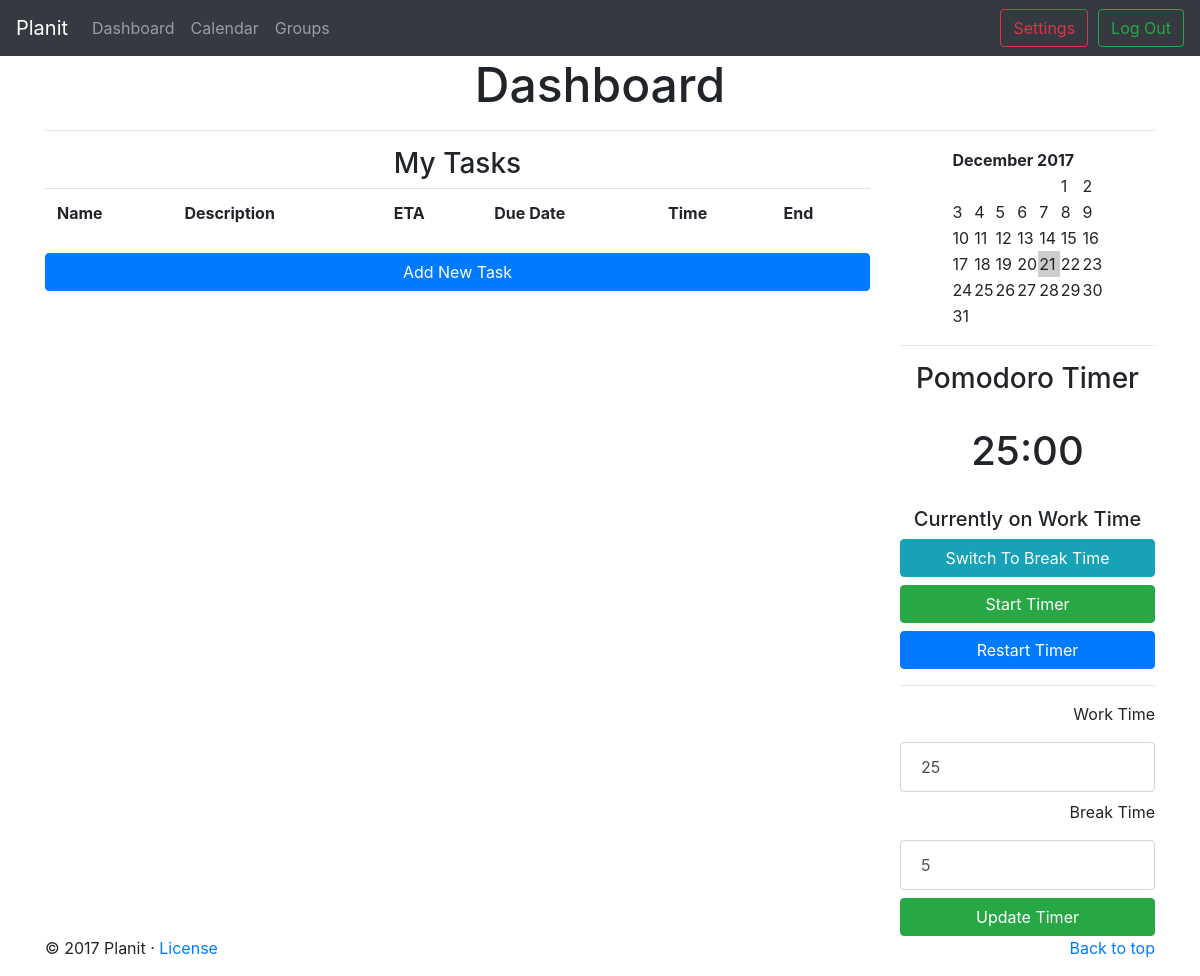
The page /content/dashboard.php (signed in) on the database as committed earlier.
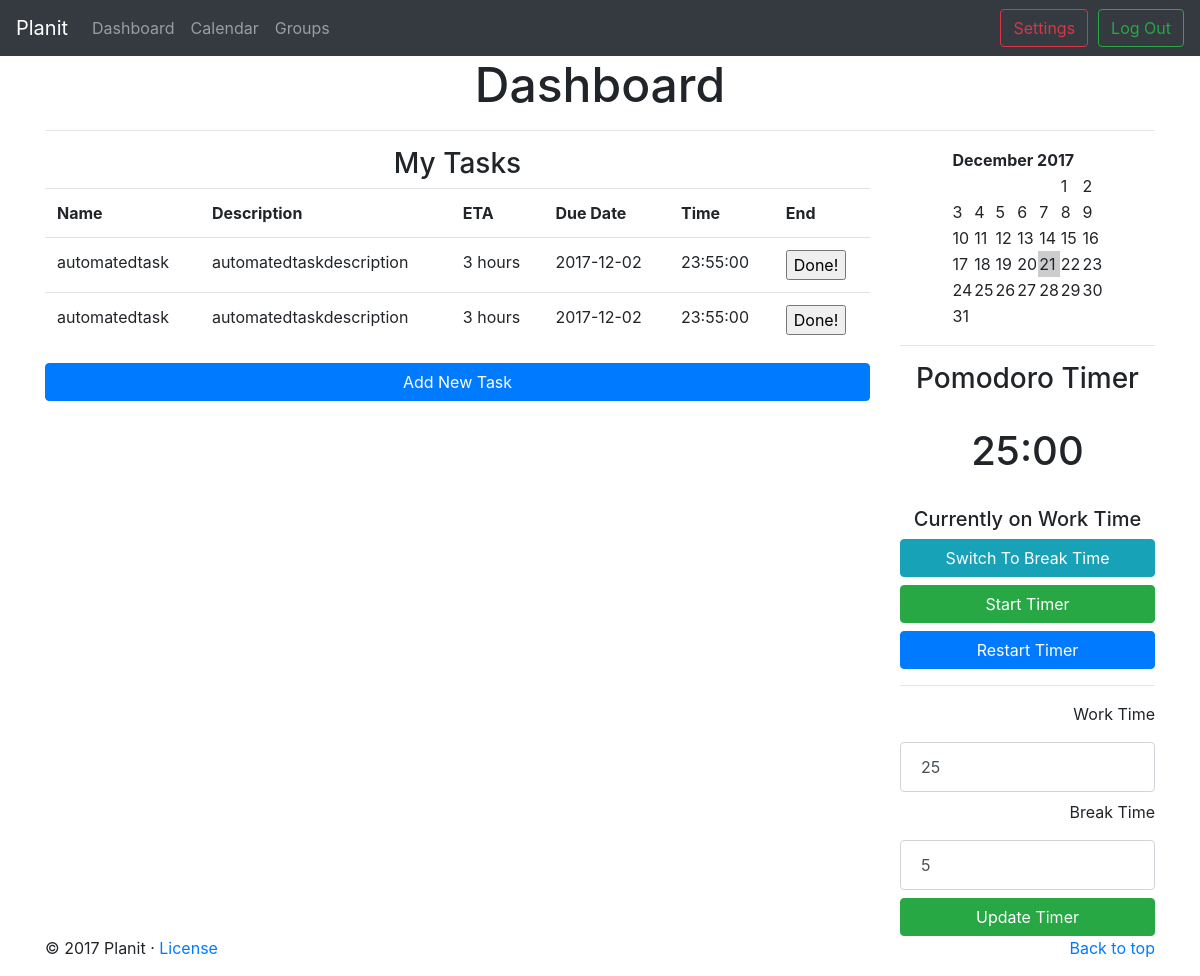
The same page on the database as committed later.
### tables this page shows
create table if not exists `tasks` (
	`task_id` integer auto_increment primary key,
	`username` char(40) references users(username),
	`task_name` varchar(40) not null,
	`deadline` datetime,
	`description` varchar(140),
	`ETA` varchar(40),
    `complete` tinyint(1) not null default 0
);

### php/load_data.php (the view, shortened to what this page needs)
<?php
    function tiny_calendar() {
        $now = getdate(time());
        $time = mktime(0,0,0, $now['mon'], 1, $now['year']);
        $date = getdate($time);
        $dayTotal = date('t', mktime(0,0,0,$date['mon'], 1,$date['year']));
        print '<table style="margin: 0px auto;"><tr><td colspan="7"><strong>' . $date['month'] . '</strong><strong>    ' . $date['year'] . '</strong></td></tr>';
        for ($i = 0; $i < 6; $i++) {
            print '<tr>';
            for ($j = 1; $j <= 7; $j++) {
                $dayNum = $j + $i*7 - $date['wday'];
                print '<td';
                if ($dayNum > 0 && $dayNum <= $dayTotal) {
                    print ($dayNum == $now['mday']) ? ' style="background: #ccc;">' : '>';
                    print $dayNum;
                }
                else {
                    print '>';
                }
                print '</td>';
            }
            print '</tr>';
            if ($dayNum >= $dayTotal && $i != 6)
                break;
        }
        print '</table>';
    }
    function load_tasks(&$db) {
        $query = "SELECT * FROM tasks WHERE username = '{$_SESSION['login_user']}'";
        $resultset = mysqli_query($db,$query);
        echo
            "<table class = \"table\">
             <tr>
                 <th>Name</th>
                 <th>Description</th>
                 <th>ETA</th>
                 <th>Due Date</th>
                 <th>Time</th>
                 <th>End</th>
             </tr>";
        while ($row = mysqli_fetch_array($resultset, MYSQLI_NUM)) {
            if($row[6] == 0){
                $dateString = explode(" ", $row[3]);
                echo
                    "<tr>
                         <td>$row[2]</td>
                         <td>$row[4]</td>
                         <td>$row[5]</td>
                         <td>$dateString[0]</td>
                         <td>$dateString[1]</td>
                         <td><input type=\"submit\" class=\"button\" name=\"$row[0]\" value=\"Done!\"/></td>
                     </tr>";
            }
        }
        echo "</table>";
    }
?>

Rows that differ between the two databases and show on the page:
now on this page (row edited): tasks: task_name "automatedtask", description "automatedtaskdescription", ETA "3 hours", deadline "2017-12-02", deadline "23:55:00"
now on this page (row edited): tasks: task_name "automatedtask", description "automatedtaskdescription", ETA "3 hours", deadline "2017-12-02", deadline "23:55:00"
